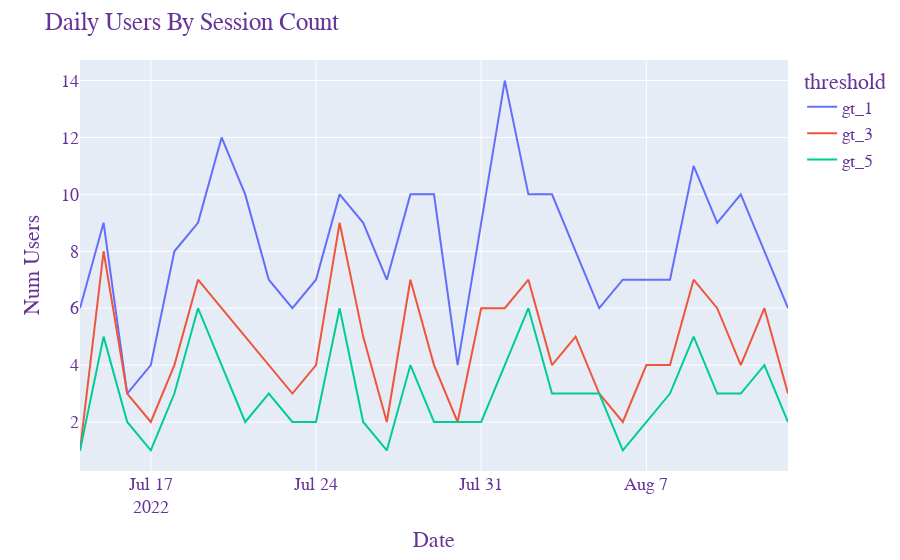

Notebook code for this chart:
### Code cell
# generate and plot the number of active users based on a threshold of "sessions"
for threshold in SESSION_COUNT_THRESHOLDS:
    df_sessions_per_user[f"gt_{threshold}"] = np.where(
        df_sessions_per_user['num_sessions'] >= threshold, True, False)

# threshold => min sessions per day
fig_timeseries = px.line(timeseries)
fig_timeseries.update_layout(
    title="Daily Users By Session Count",
    xaxis_title="Date",
    yaxis_title="Num Users",
    legend_title="threshold",
    font=dict(
        family="Courier New, monospace",
        size=18,
        color="RebeccaPurple"
    )
)

### Figure 1 — Plotly figure (JSON) as saved in the notebook; plotly's stock layout.template omitted (floating-point values rounded to 4 significant figures)
{"data": [{"hovertemplate": "threshold=gt_1<br>dt=%{x}<br>value=%{y}<extra></extra>", "legendgroup": "gt_1", "line": {"color": "#636efa", "dash": "solid"}, "marker": {"symbol": "circle"}, "mode": "lines", "name": "gt_1", "orientation": "v", "showlegend": true, "type": "scatter", "x": ["2022-07-14", "2022-07-15", "2022-07-16", "2022-07-17", "2022-07-18", "2022-07-19", "2022-07-20", "2022-07-21", "2022-07-22", "2022-07-23", "2022-07-24", "2022-07-25", "2022-07-26", "2022-07-27", "2022-07-28", "2022-07-29", "2022-07-30", "2022-07-31", "2022-08-01", "2022-08-02", "2022-08-03", "2022-08-04", "2022-08-05", "2022-08-06", "2022-08-07", "2022-08-08", "2022-08-09", "2022-08-10", "2022-08-11", "2022-08-12", "2022-08-13"], "xaxis": "x", "y": [6, 9, 3, 4, 8, 9, 12, 10, 7, 6, 7, 10, 9, 7, 10, 10, 4, 9, 14, 10, 10, 8, 6, 7, 7, 7, 11, 9, 10, 8, 6], "yaxis": "y"}, {"hovertemplate": "threshold=gt_3<br>dt=%{x}<br>value=%{y}<extra></extra>", "legendgroup": "gt_3", "line": {"color": "#EF553B", "dash": "solid"}, "marker": {"symbol": "circle"}, "mode": "lines", "name": "gt_3", "orientation": "v", "showlegend": true, "type": "scatter", "x": ["2022-07-14", "2022-07-15", "2022-07-16", "2022-07-17", "2022-07-18", "2022-07-19", "2022-07-20", "2022-07-21", "2022-07-22", "2022-07-23", "2022-07-24", "2022-07-25", "2022-07-26", "2022-07-27", "2022-07-28", "2022-07-29", "2022-07-30", "2022-07-31", "2022-08-01", "2022-08-02", "2022-08-03", "2022-08-04", "2022-08-05", "2022-08-06", "2022-08-07", "2022-08-08", "2022-08-09", "2022-08-10", "2022-08-11", "2022-08-12", "2022-08-13"], "xaxis": "x", "y": [1, 8, 3, 2, 4, 7, 6, 5, 4, 3, 4, 9, 5, 2, 7, 4, 2, 6, 6, 7, 4, 5, 3, 2, 4, 4, 7, 6, 4, 6, 3], "yaxis": "y"}, {"hovertemplate": "threshold=gt_5<br>dt=%{x}<br>value=%{y}<extra></extra>", "legendgroup": "gt_5", "line": {"color": "#00cc96", "dash": "solid"}, "marker": {"symbol": "circle"}, "mode": "lines", "name": "gt_5", "orientation": "v", "showlegend": true, "type": "scatter", "x": ["2022-07-14", "2022-07-15", "2022-07-16", "2022-07-17", "2022-07-18", "2022-07-19", "2022-07-20", "2022-07-21", "2022-07-22", "2022-07-23", "2022-07-24", "2022-07-25", "2022-07-26", "2022-07-27", "2022-07-28", "2022-07-29", "2022-07-30", "2022-07-31", "2022-08-01", "2022-08-02", "2022-08-03", "2022-08-04", "2022-08-05", "2022-08-06", "2022-08-07", "2022-08-08", "2022-08-09", "2022-08-10", "2022-08-11", "2022-08-12", "2022-08-13"], "xaxis": "x", "y": [1, 5, 2, 1, 3, 6, 4, 2, 3, 2, 2, 6, 2, 1, 4, 2, 2, 2, 4, 6, 3, 3, 3, 1, 2, 3, 5, 3, 3, 4, 2], "yaxis": "y"}], "layout": {"autosize": true, "font": {"color": "RebeccaPurple", "family": "Courier New, monospace", "size": 18}, "legend": {"title": {"text": "threshold"}, "tracegroupgap": 0}, "margin": {"t": 60}, "title": {"text": "Daily Users By Session Count"}, "xaxis": {"anchor": "y", "autorange": true, "domain": [0, 1], "range": ["2022-07-14", "2022-08-13"], "title": {"text": "Date"}, "type": "date"}, "yaxis": {"anchor": "x", "autorange": true, "domain": [0, 1], "range": [0.2778, 14.72], "title": {"text": "Num Users"}, "type": "linear"}}}
